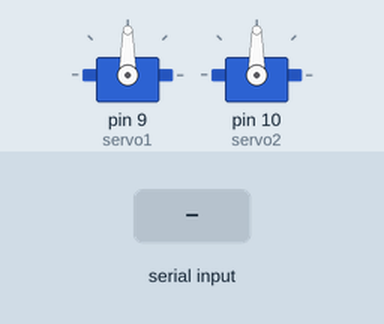
This sketch was run on a simulated Arduino Uno, built with avr-gcc and run on an emulated ATmega328P. Parts: 2 × servo. Inputs (shaded band) come from the test bench.

Above: at 1.2 s.
1.3 s: "B" received over Serial
At 2.9 s:
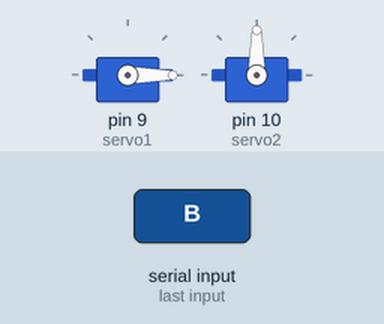
3.8 s: "N" received over Serial
At 6.0 s:
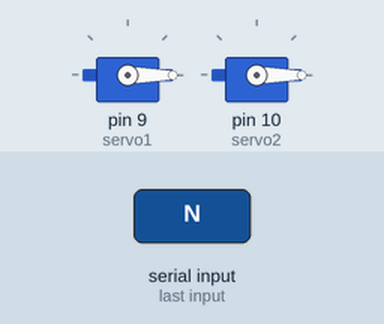
6.3 s: "B" received over Serial
At 7.1 s:
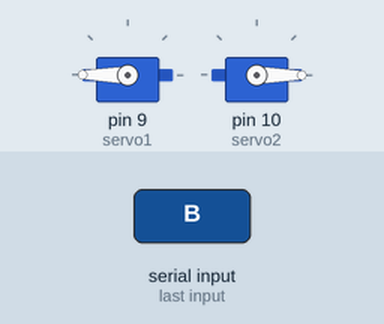
Timing chart, 0 to 9.3 s (numbered marks = the images above; inputs shaded):
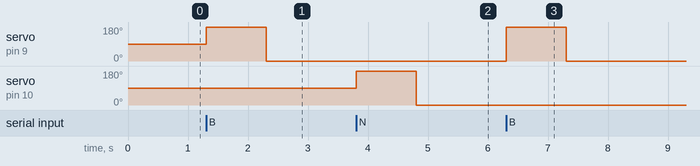

Measured:
- after the input at 1.3 s, servo on pin 9 (servo1): 90° → 180° at once, → 0° 1.0 s later
- after the input at 3.8 s, servo on pin 10 (servo2): 90° → 180° at once, → 0° 1.0 s later
- after the input at 6.3 s, servo on pin 9 (servo1): 0° → 180° at once, → 0° 1.0 s later

The sketch:

arduino.ino
```cpp
#include <Servo.h>

Servo servo1;
Servo servo2;

void setup() {
  Serial.begin(9600);
  servo1.attach(9); // Attach servo1 to pin 9
  servo2.attach(10); // Attach servo2 to pin 10
}

void loop() {
  if (Serial.available() > 0) {
    char signal = Serial.read();

    if (signal == 'B') { // Biodegradable waste
      servo1.write(180); // Rotate servo1 to 0 degrees
      delay(1000); // Delay for stability
      servo1.write(0); // Rotate servo1 to 90 degrees
      delay(1000); // Delay for stability
    } else if (signal == 'N') { // Non-biodegradable waste
      servo2.write(180); // Rotate servo2 to 0 degrees
      delay(1000); // Delay for stability
      servo2.write(0); // Rotate servo2 to 90 degrees
      delay(1000); // Delay for stability
    }
  }
}
```
